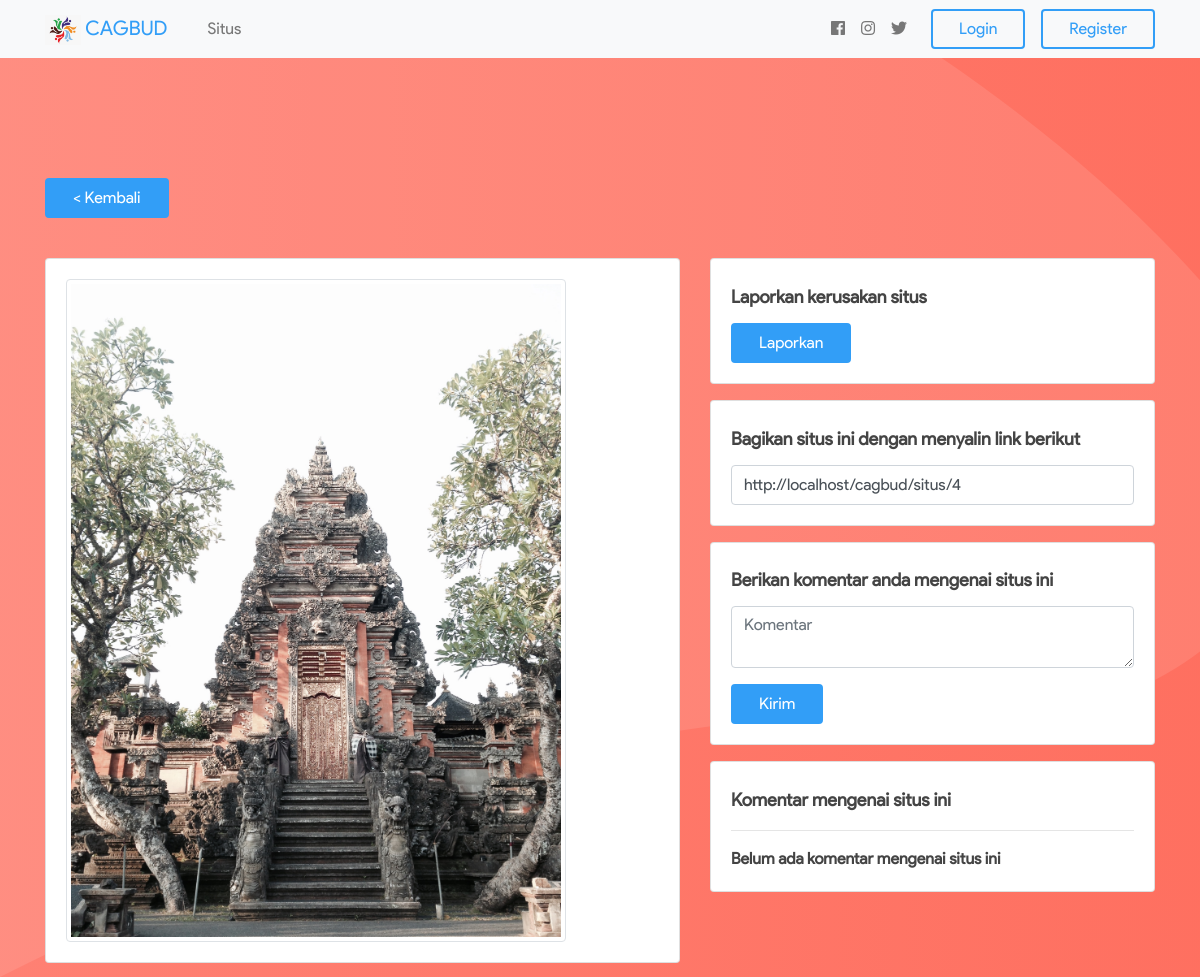
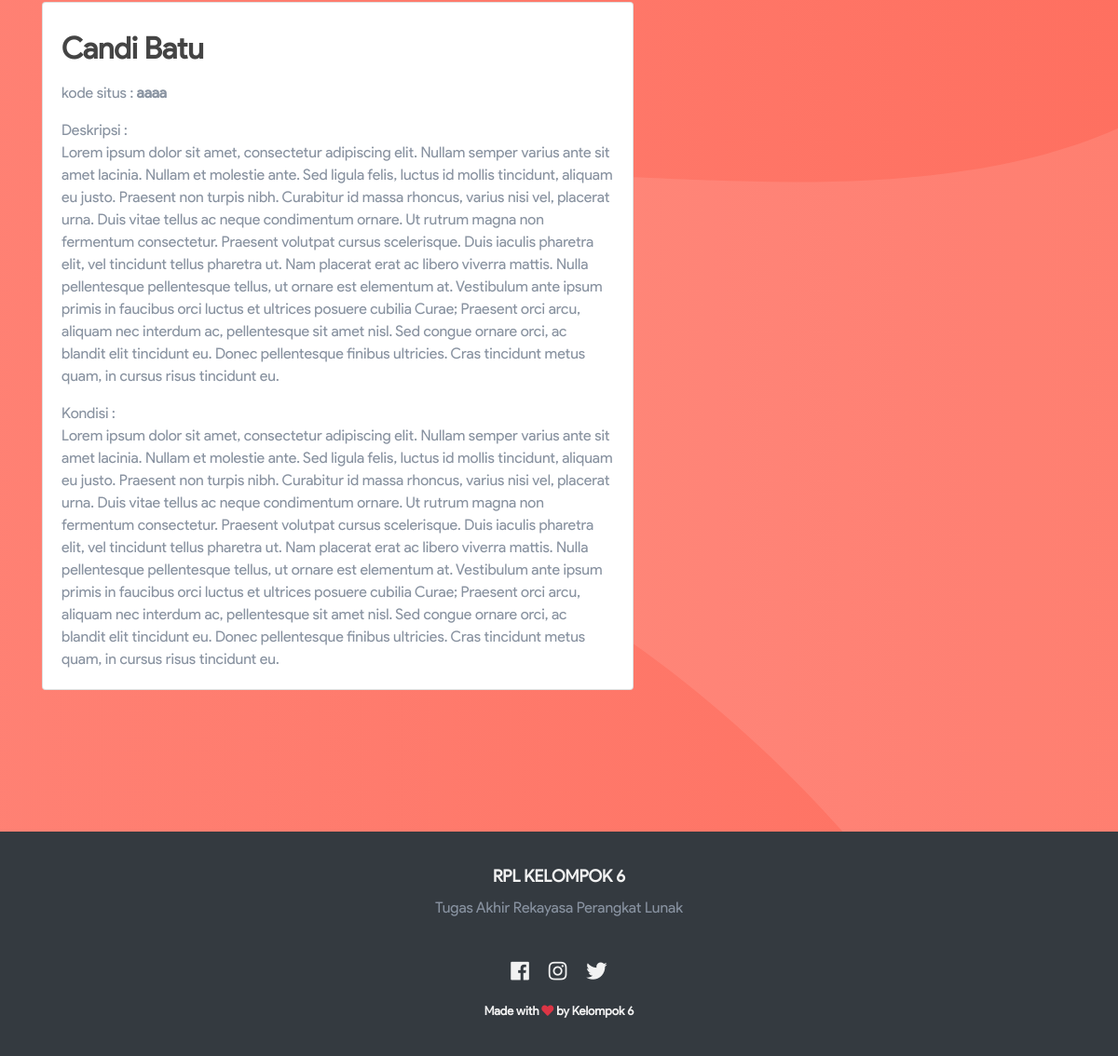
Screenshot of /situs/4 with the database file from the repository (2 pictures, top to bottom).
### tables this page shows
CREATE TABLE `situs` (
  `id` int(11) NOT NULL,
  `nama_situs` varchar(256) NOT NULL,
  `id_user` int(11) NOT NULL,
  `kode_situs` varchar(256) NOT NULL,
  `deskripsi` mediumtext NOT NULL,
  `foto` varchar(256) NOT NULL DEFAULT 'default.png',
  `kondisi` mediumtext NOT NULL,
  `is_verif` int(1) NOT NULL,
  `jalan` varchar(256) NOT NULL,
  `kecamatan` varchar(256) NOT NULL,
  `kota` varchar(256) NOT NULL,
  `provinsi` varchar(256) NOT NULL,
  `date_created` timestamp NOT NULL DEFAULT CURRENT_TIMESTAMP ON UPDATE CURRENT_TIMESTAMP
);

### application/controllers/Situs.php (called while the page is built, shortened)
<?php
class Situs extends CI_Controller
{
    public function __construct()
    {
        $this->load->library('form_validation');
        $this->load->model('User_model');
        $this->load->model('situs_model', 'situs');
        if ($this->session->userdata('email') != null) {
            $status = 1;
            $userdata = $this->User_model->getUserData($this->session->userdata('email'));
        } else {
            $status = 0;
            $userdata = [
                'id' => null
            ];
        }
    }
    public function show($id)
    {
        global $userdata;
        global $status;
        $this->load->model('Komentar_model', 'komen');
        $data = [
            'user' => $userdata,
            'status' => $status,
            'title' => 'CagBud Online',
            'komentar' => $this->komen->getKomentar($id),
            'situs' => $this->situs->getSitus($id)
        ];
        $this->load->view('style/header', $data);
        $this->load->view('style/nav', $data);
        $this->load->view('situs/detail', $data);
        $this->load->view('style/footer');
    }
}

### index.php (called while the page is built, shortened)
<?php
require_once BASEPATH.'core/CodeIgniter.php';

### application/models/Komentar_model.php (called while the page is built, shortened)
<?php
class Komentar_model extends CI_Model
{
    public function getKomentar($site)
    {
        return $this->db->query('SELECT komentar.*, user.nama_lengkap, user.foto FROM komentar JOIN user ON komentar.id_user = user.id WHERE komentar.id_situs=' . $site . ' ORDER BY komentar.id DESC')->result_array();
    }
}

### application/models/Situs_model.php (called while the page is built, shortened)
<?php
class Situs_model extends CI_Model
{
    public function getSitus($id = "all")
    {
        if ($id == "all") {
            return $this->db->get("situs")->result_array();
        } else if ($id == "thumb") {
            $this->db->order_by('id DESC');
            return $this->db->get("situs", 3)->result_array();
        } else {
            return $this->db->get_where("situs", ["id" => $id])->row_array();
        }
    }
}

### application/views/situs/detail.php (the view, shortened to what this page needs)
<div class="fdb-block" style="background-image: url(<?= base_url('assets/imgs/hero/red.svg') ?>);">
    <div class="container">
        <div class="row">
            <div class="col-md-7 mb-4">
                <a href="<?= base_url('situs') ?>" class="btn btn-primary">
                    < Kembali </a> </div> </div> <div class="row">
                        <div class="col-md-7 mb-3">
                            <div class="row my-3">
                                <div class="col">
                                    <div class="card">
                                        <div class="card-body">
                                            <img src="<?= base_url('assets/uploads/situs/' . $situs['foto']) ?>" class="img-thumbnail" width="500px" alt="">
                                        </div>
                                    </div>
                                </div>
                            </div>
                            <div class="row my-3">
                                <div class="col">
                                    <div class="card">
                                        <div class="card-body">
                                            <h2 class="card-title"><?= $situs['nama_situs'] ?></h2>
                                            <p class="card-text">kode situs : <b><?= $situs['kode_situs'] ?></b></p>
                                            <p class="card-text">Deskripsi : <br><?= $situs['deskripsi'] ?></p>
                                            <p class="card-text">Kondisi : <br><?= htmlspecialchars_decode($situs['kondisi']) ?></p>
                                        </div>
                                    </div>
                                </div>
                            </div>
                        </div>
                        <div class="col-md-5 mb-3">
                            <div class="row my-3">
                                <div class="col">
                                    <div class="card">
                                        <div class="card-body">
                                            <h3 class="card-title">Laporkan kerusakan situs</h3>
                                            <a href="<?= base_url('lapor/' . $situs['id']) ?>" class="btn btn-primary">Laporkan</a>
                                        </div>
                                    </div>
                                </div>
                            </div>
                            <div class="row my-3">
                                <div class="col">
                                    <div class="card">
                                        <div class="card-body">
                                            <h3 class="card-title">Bagikan situs ini dengan menyalin link berikut</h3>
                                            <input type="text" class="form-control" value="<?= base_url('situs/' . $situs['id']) ?>">
                                        </div>
                                    </div>
                                </div>
                            </div>
                            <div class="row my-3">
                                <div class="col">
                                    <div class="card">
                                        <div class="card-body">
                                            <h3 class="card-title">Berikan komentar anda mengenai situs ini</h3>
                                            <div>
                                                <form action="<?= base_url('input_komentar') ?>" method="post">
                                                    <textarea name="komentar" class="form-control mb-3" placeholder="Komentar"></textarea>
                                                    <button type="submit" class="btn btn-primary">Kirim</button>
                                                </form>
                                            </div>
                                        </div>
                                    </div>
                                </div>
                            </div>
                            <div class="row my-3">
                                <div class="col">
                                    <div class="card">
                                        <div class="card-body">
                                            <h3 class="card-title">Komentar mengenai situs ini</h3>
                                            <hr>
                                            <?php if (count($komentar) == 0) { ?>
                                                <h4 class="card-text">Belum ada komentar mengenai situs ini</h4>
                                                <?php } ?>
                                        </div>
                                    </div>
                                </div>
                            </div>
                        </div>
            </div>
        </div>
    </div>

### assets/css/my.css (style rules this page uses)
html { scroll-behavior: smooth; }

### rows the page displays
situs: foto (picture), nama_situs "Candi Batu", kode_situs "aaaa", deskripsi "Lorem ipsum dolor sit amet, consectetur adipiscing elit. Nullam semper varius ante sit amet lacinia. Nullam et molestie ante. Sed ligula felis, luctus id mollis tincidunt, aliquam eu justo. Praesent non turpis nibh. Curabitur id massa rhoncus, varius nisi vel, placerat urna. Duis vitae tellus ac neque condimentum ornare. Ut rutrum magna non fermentum consectetur. Praesent volutpat cursus scelerisque. Duis iaculis pharetra elit, vel tincidunt tellus pharetra ut. Nam placerat erat ac libero viverra mattis. Nulla pellentesque pellentesque tellus, ut ornare est elementum at. Vestibulum ante ipsum primis in faucibus orci luctus et ultrices posuere cubilia Curae; Praesent orci arcu, aliquam nec…", kondisi "Lorem ipsum dolor sit amet, consectetur adipiscing elit. Nullam semper varius ante sit amet lacinia. Nullam et molestie ante. Sed ligula felis, luctus id mollis tincidunt, aliquam eu justo. Praesent non turpis nibh. Curabitur id massa rhoncus, varius nisi vel, placerat urna. Duis vitae tellus ac neque condimentum ornare. Ut rutrum magna non fermentum consectetur. Praesent volutpat cursus scelerisque. Duis iaculis pharetra elit, vel tincidunt tellus pharetra ut. Nam placerat erat ac libero viverra mattis. Nulla pellentesque pellentesque tellus, ut ornare est elementum at. Vestibulum ante ipsum primis in faucibus orci luctus et ultrices posuere cubilia Curae; Praesent orci arcu, aliquam nec…", id "http://localhost/cagbud/situs/4"
